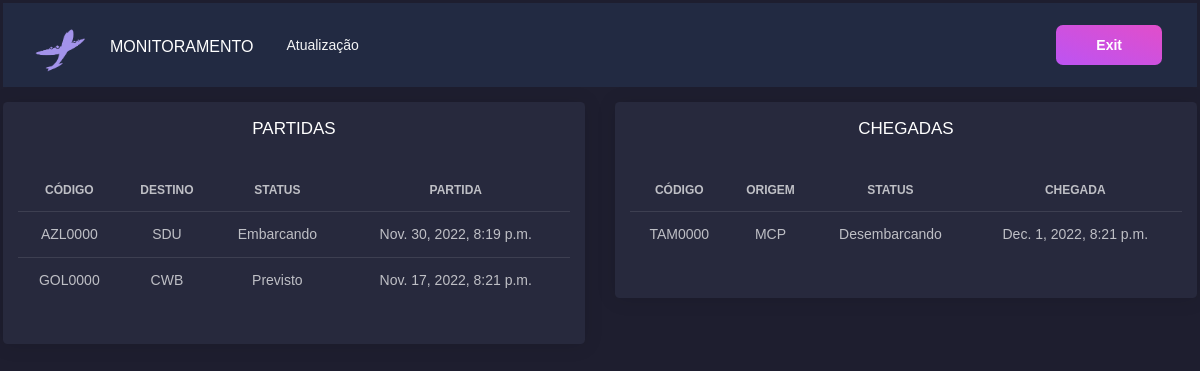
Page /home on the earlier database version.
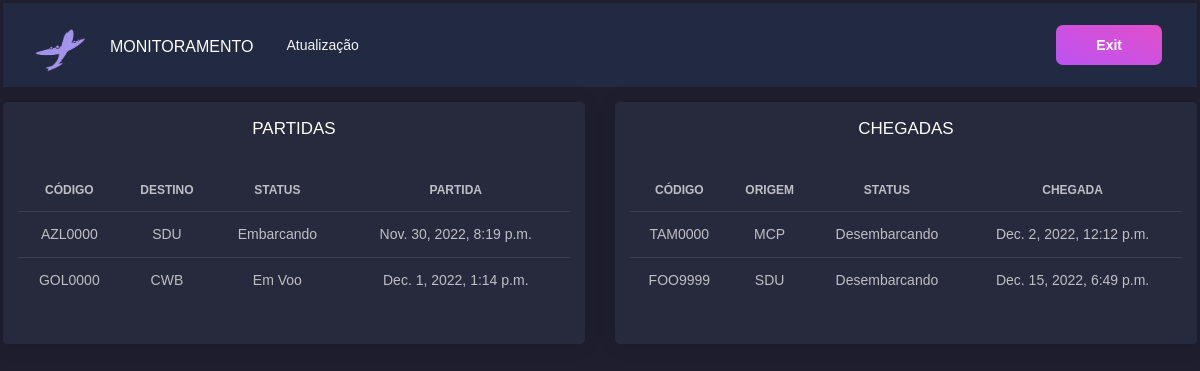
Same page on the later database version.
### flight_management/models.py (models this page shows, shortened)
class Flight(models.Model):
    id = models.BigAutoField(primary_key=True)
    fk_flightstatus = models.ForeignKey(FlightStatus, on_delete=models.SET_NULL, blank=True, null=True)
    tx_code = models.CharField(max_length=8)
    dt_est_departure = models.DateTimeField(blank=True, null=True)
    dt_est_arrival = models.DateTimeField(blank=True, null=True)
    nm_origin = models.CharField(max_length=3, choices=AirportCodes.choices)
    nm_destination = models.CharField(max_length=3, choices=AirportCodes.choices)
    class Meta:
        db_table = 'flight'

class FlightStatus(models.Model):
    id = models.BigAutoField(primary_key=True)
    dt_departure = models.DateTimeField(blank=True, null=True)
    dt_arrival = models.DateTimeField(blank=True, null=True)
    nm_status = models.CharField(max_length=13, choices=Status.choices, default=Status.PREVISTO)
    dt_creation = models.DateTimeField(auto_now=True)
    dt_updated = models.DateTimeField(auto_now=True)
    dt_done = models.DateTimeField(blank=True, null=True)
    class Meta:
        db_table = 'flight_status'

### flight_monitoring/views.py (the view)
# urls.py: path('home', flightmonitoringviews.flightmonitoringview),
def flightmonitoringview(request):
    all_flights = Flight.objects.all()
    context = {
        'all_flights' : all_flights,
        'selectedRole' : str(views.role)
    }
    return render(request, "home.html", context)

### flight_monitoring/template/home.html (shortened to what this page needs)
{% load static %}
<!DOCTYPE html>
<html lang="en">
<head>
    <link rel="stylesheet" href="{% static 'css/black-dashboard.min.css' %}">
</head>
<body onload="myFunction()">
    <nav class="navbar navbar-expand-lg navbar-dark bg-dark">
            <a class="navbar-brand mr-0 mr-md-2" href="../home" aria-label="Caqui">
              <img src="{% static 'img/caqui.png' %}" width="50 px">
            </a>
            <a class="navbar-brand" href="../home">Monitoramento</a>
          <div class="collapse navbar-collapse" id="navbarSupportedContent">
            <ul class="navbar-nav mr-auto">
              <li id="nav_piloto_operador_controlador_companhia" class="nav-item">
                  <a class="nav-link" href="../update">Atualização</a>
              </li>
          </ul>
          <a href="/" class="btn btn-primary d-none d-lg-inline-block mb-3 mb-md-0 ml-md-3">Exit</a>
    </nav>
    <div class="row">
      <div class="col-lg-6">
        <div class="card ">
          <div class="card-header">
            <h4 class="card-title text-center"> PARTIDAS</h4>
          </div>
          <div class="card-body">
            <div class="table-responsive">
              <table class="table tablesorter " id="">
                <thead class=" text-primary">
                  <tr class="text-center">
                    <th>Código</th>
                    <th>Destino</th>
                    <th>Status</th>
                    <th class="text-center">Partida</th>
                  </tr>
                </thead>
                <tbody>
                  {% for flight in all_flights %}
                    {% if flight.nm_origin == "GRU" %}
                    <tr class="text-center">
                        <td>{{flight.tx_code}}</td>
                        <td>{{flight.nm_destination}}</td>
                        <td>{{flight.fk_flightstatus.nm_status}}</td>
                        <td>{{flight.fk_flightstatus.dt_departure}}</td>
                    </tr>
                    {% endif %}
                  {% endfor %}
                </tbody>
              </table>
            </div>
          </div>
        </div>
      </div>
      <div class="col-lg-6">
        <div class="card ">
          <div class="card-header">
            <h4 class="card-title text-center"> CHEGADAS</h4>
          </div>
          <div class="card-body">
            <div class="table-responsive">
              <table class="table tablesorter " id="">
                <thead class=" text-primary">
                  <tr class="text-center">
                    <th>Código</th>
                    <th>Origem</th>
                    <th>Status</th>
                    <th class="text-center">Chegada</th>
                  </tr>
                </thead>
                <tbody>
                  {% for flight in all_flights %}
                    {% if flight.nm_destination == "GRU" %}
                      <tr class="text-center">
                          <td>{{flight.tx_code}}</td>
                          <td>{{flight.nm_origin}}</td>
                          <td>{{flight.fk_flightstatus.nm_status}}</td>
                          <td>{{flight.fk_flightstatus.dt_arrival}}</td>
                      </tr>
                    {% endif %}
                  {% endfor %}
                </tbody>
              </table>
            </div>
          </div>
        </div>
      </div>
    </div>
    </body>
    </html>

Differences in the rows shown:
changed through a linked row, Flight "GOL0000": fk_flightstatus.nm_status "Previsto" → "Em Voo"; fk_flightstatus.dt_departure "Nov. 17, 2022, 8:21 p.m." → "Dec. 1, 2022, 1:14 p.m."
changed through a linked row, Flight "TAM0000": fk_flightstatus.dt_arrival "Dec. 1, 2022, 8:21 p.m." → "Dec. 2, 2022, 12:12 p.m."
added Flight: tx_code "FOO9999", nm_origin "SDU", fk_flightstatus.nm_status "Desembarcando", fk_flightstatus.dt_arrival "Dec. 15, 2022, 6:49 p.m.", shown under "CHEGADAS"
